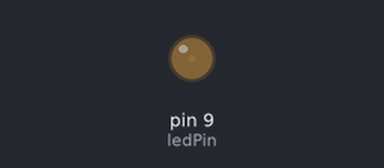
A sketch run on a simulated Arduino Uno, built with avr-gcc and run on an emulated ATmega328P. On the bench: output pins drawn as LEDs (lit = HIGH).

Above: at 0.05 s.
At 3.0 s:
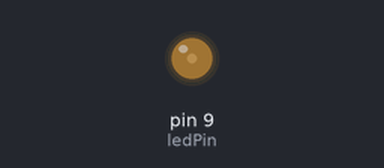
Timing chart, 0 to 5.3 s (numbered marks = the images above):
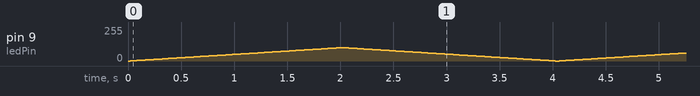

The sketch:

regulandoSalidaAnalogicaPotenciometro.ino
```cpp
int ledPin=9;  // PWM pin for the LED

void setup() {}// no setup needed


void loop()
{
  for (int i=0; i<=100; i++)  // ascending value for i
  {
    analogWrite(ledPin, i);  // sets brightess level to i
    delay(20);              // pauses for 100ms

  }
  for (int i=100; i>=0; i--)  //descending value for i
  {
    analogWrite(ledPin, i);  // sets brightess level to i
    delay(20);              // pauses for 100ms
    }
  }
```
